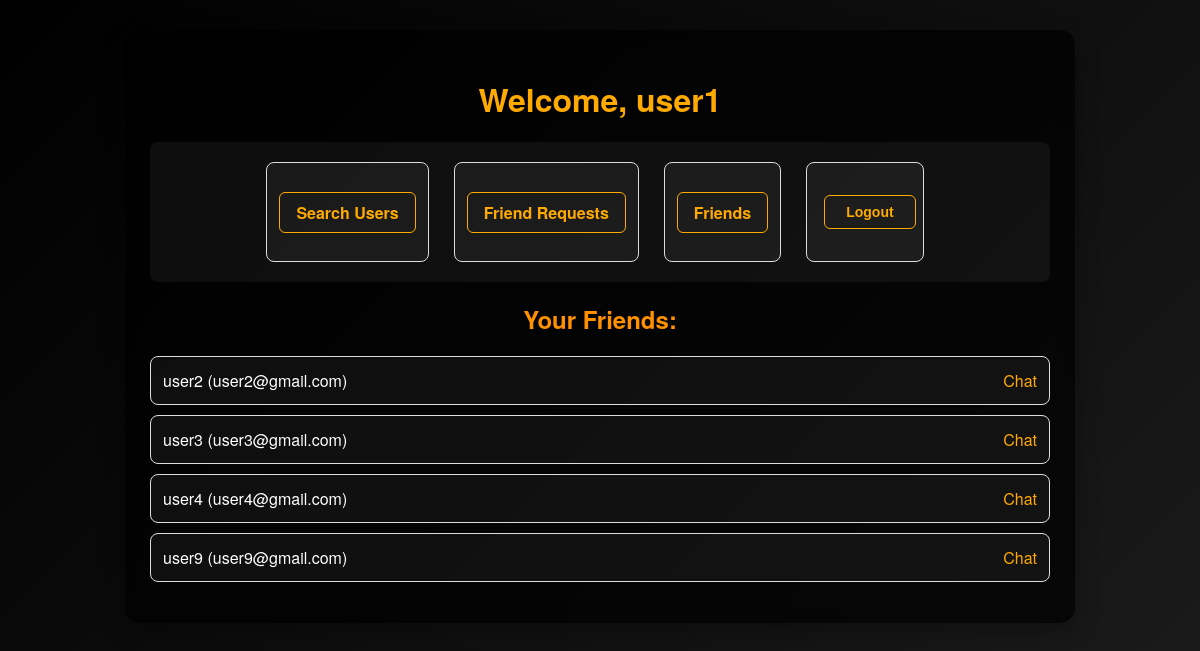
Before: /home/?tab=friends (signed in) with the older database file.
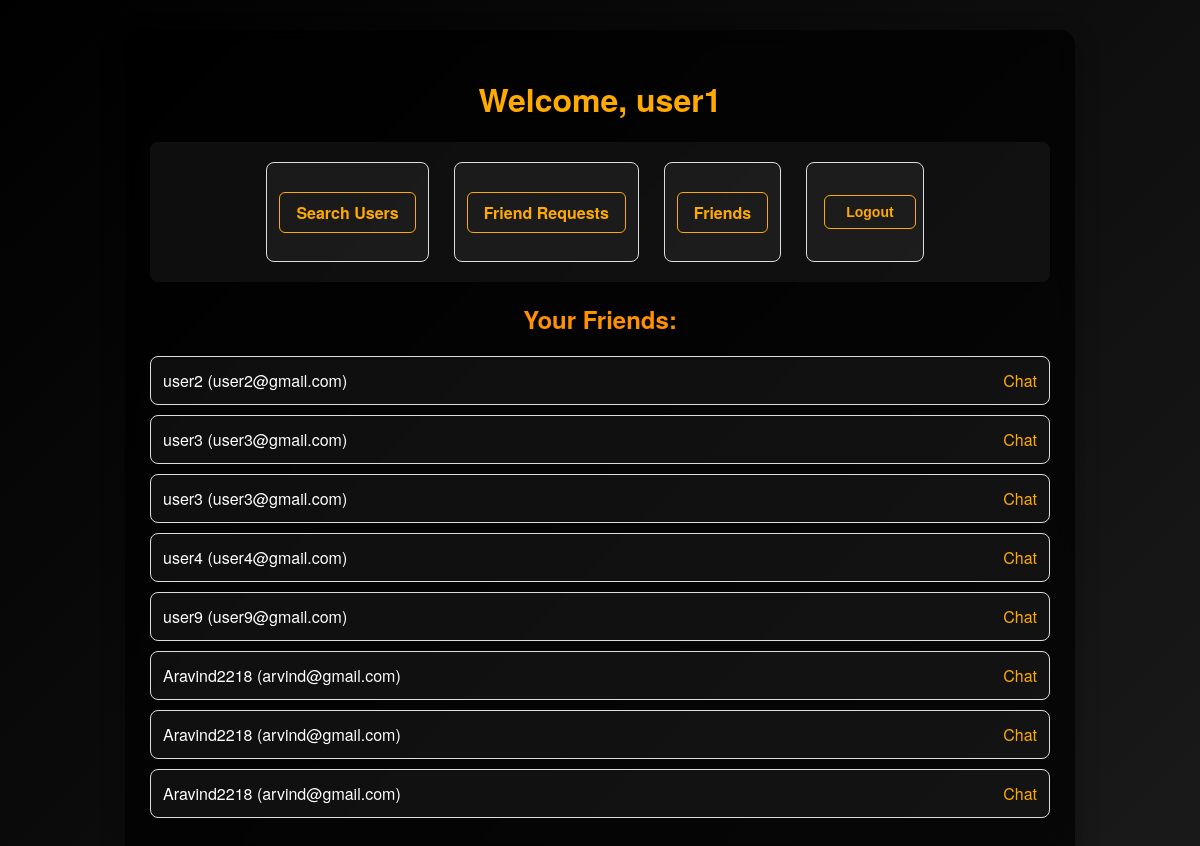
After: the same page with the newer database file.
### api/models.py (models this page shows, shortened)
class User(AbstractUser):
    email = models.EmailField(unique=True)
    USERNAME_FIELD = 'email'
    REQUIRED_FIELDS = ['username']

### api/views.py (the view)
# urls.py: path('home/', home_view, name='home'),
@login_required
def home_view(request):
    tab = request.GET.get('tab', 'search')
    keyword = request.GET.get('keyword', '')
    users = None
    friends = None
    pending_requests = None
    if tab == 'search' and keyword:
        users = User.objects.filter(Q(email__icontains=keyword) | Q(username__icontains=keyword))
    elif tab == 'friend-requests':
        pending_requests = FriendRequest.objects.filter(to_user=request.user, is_accepted=False)
    elif tab == 'friends':
        friends = User.objects.filter(received_requests__from_user=request.user, received_requests__is_accepted=True) | \
                  User.objects.filter(sent_requests__to_user=request.user, sent_requests__is_accepted=True)
    return render(request, 'home.html', {
        'users': users,
        'pending_requests': pending_requests,
        'friends': friends,
        'tab': tab,
        'keyword': keyword
    })

### api/templates/home.html (shortened to what this page needs)
<!DOCTYPE html>
<html lang="en">
<head>
  {% load static %}
  <link rel="stylesheet" href="{% static 'styles.css' %}">
</head>
<body>
  <div class="container">
    <h1>Welcome, {{ user.username }}</h1>
    <ul class="nav">
      {% if user.is_authenticated %}
        <li><a href="{% url 'home' %}?tab=search">Search Users</a></li>
        <li><a href="{% url 'home' %}?tab=friend-requests">Friend Requests</a></li>
        <li><a href="{% url 'home' %}?tab=friends">Friends</a></li>
        <li>
          <form method="post" action="{% url 'logout' %}">
            <button type="submit">Logout</button>
          </form>
        </li>
      {% else %}
        <li><a href="{% url 'login' %}">Login</a></li>
      {% endif %}
    </ul>
    {% if user.is_authenticated %}
      {% if tab == 'search' %}
        <form method="get" action="{% url 'home' %}">
          <input type="hidden" name="tab" value="search">
          <input type="text" id="keyword" name="keyword" value="{{ request.GET.keyword }}" placeholder="Search Users..." required>
          <button type="submit">Search</button>
        </form>
        {% if users %}
          <h2>Search Results:</h2>
          <ul>
            {% for user in users %}
              <li>{{ user.username }} ({{ user.email }})
                {% if user != request.user %}
                  <form method="post" action="{% url 'send_friend_request' user.id %}">
                    {% csrf_token %}
                    <button type="submit">Send Friend Request</button>
                  </form>
                {% endif %}
              </li>
            {% endfor %}
          </ul>
        {% endif %}
      {% elif tab == 'friends' %}
        {% if friends %}
          <h2>Your Friends:</h2>
          <ul>
            {% for friend in friends %}
              <li>{{ friend.username }} ({{ friend.email }})
                <a href="{% url 'chat' friend.id %}" style="color: #ffaa00; text-decoration: none;">Chat</a>
              </li>
            {% endfor %}
          </ul>
        {% else %}
          <p>You have no friends yet.</p>
        {% endif %}
      {% endif %}
    {% else %}
      <p>Please <a href="{% url 'login' %}" style="color: #ffaa00; text-decoration: none;">login</a> to access your chats.</p>
    {% endif %}
  </div>
</body>
</html>

Changed rows visible on the page:
now on one of the page's lists (row edited): User: username "user3", email "user3@gmail.com"
added User: username "Aravind2218", email "arvind@gmail.com"
